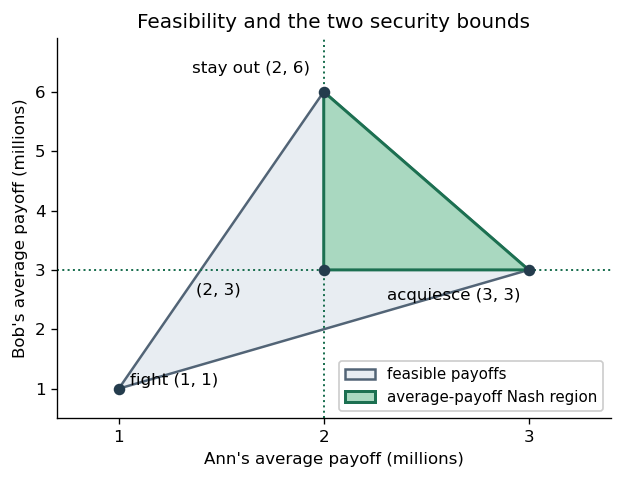

This chart was generated by the following Python code:
"""Feasible and sustainable average entry-game payoffs; Python 3.14.4.

Uses Matplotlib 3.10.7. Output is an opaque white PNG in the current directory.
"""
from pathlib import Path

import matplotlib
matplotlib.use("Agg")
import matplotlib.pyplot as plt
from matplotlib.patches import Polygon


def main():
    fig, ax = plt.subplots(figsize=(5.2, 4.0), dpi=120, facecolor="white")
    ax.set_facecolor("white")
    ax.add_patch(Polygon([(1, 1), (2, 6), (3, 3)], closed=True, facecolor="#e8edf2", edgecolor="#526476", linewidth=1.5, label="feasible payoffs"))
    ax.add_patch(Polygon([(2, 3), (2, 6), (3, 3)], closed=True, facecolor="#a9d8c0", edgecolor="#1c7051", linewidth=1.8, label="average-payoff Nash region"))
    ax.axvline(2, color="#1c7051", linestyle=":", linewidth=1.2)
    ax.axhline(3, color="#1c7051", linestyle=":", linewidth=1.2)
    for x, y, text, offset in [(1, 1, "fight (1, 1)", (7, 2)), (2, 6, "stay out (2, 6)", (-8, 11)), (3, 3, "acquiesce (3, 3)", (-5, -18)), (2, 3, "(2, 3)", (-50, -15))]:
        ax.scatter([x], [y], s=35, color="#243c4d", zorder=4)
        ax.annotate(text, (x, y), xytext=offset, textcoords="offset points", fontsize=10,
                    ha="right" if offset[0]<0 else "left")
    ax.set_xlim(0.7, 3.4)
    ax.set_ylim(0.5, 6.9)
    ax.set_xticks([1, 2, 3])
    ax.set_yticks([1, 2, 3, 4, 5, 6])
    ax.set_xlabel("Ann's average payoff (millions)")
    ax.set_ylabel("Bob's average payoff (millions)")
    ax.set_title("Feasibility and the two security bounds", fontsize=12)
    ax.legend(loc="lower right", fontsize=9, framealpha=1)
    ax.spines[["top", "right"]].set_visible(False)
    fig.tight_layout(pad=0.8)
    fig.savefig(Path.cwd()/(Path(__file__).stem+".png"), facecolor="white", transparent=False)
    plt.close(fig)


if __name__ == "__main__":
    main()
